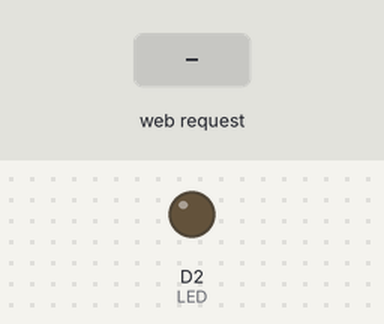
The sketch below on a simulated ESP8266 (NodeMCU). On the bench: output pins drawn as LEDs (lit = HIGH). The inputs (shaded band) are chosen by the test bench. WiFi joins after 1.5 s; servers stay silent unless stated; what the sketch prints to the serial monitor is not drawn.

Above: at 2.7 s.
2.8 s: HTTP request GET /LED=ON received
At 4.0 s:
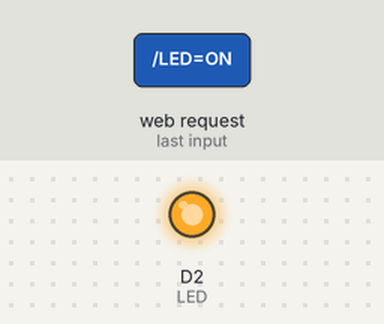
4.3 s: HTTP request GET /LED=OFF received
At 5.4 s:
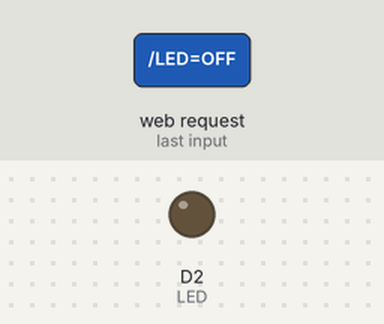
Timing chart, 0 to 7.3 s (numbered marks = the images above; inputs shaded):
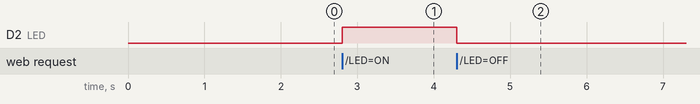

Measured:
- after the input at 2.8 s, D2 (LED): LOW → HIGH at once
- after the input at 4.3 s, D2 (LED): HIGH → LOW at once

The sketch:

DIT208_LAB02.ino
```cpp
#include <ESP8266WiFi.h>
#define LED D2
WiFiServer server(80);
void setup()
{
  Serial.begin(115200);
  pinMode(LED, OUTPUT);
  digitalWrite(LED, LOW);
  WiFi.begin("RSU-IOT", "1otRSU@6F00d");
  while (WiFi.status() != WL_CONNECTED)
  {
    delay(500);     Serial.print(".");
  }
  Serial.println("WiFi connected");
  server.begin();  // Starts the Server
  Serial.println("Server started");
  Serial.print("IP Address of network: "); // will IP address on Serial Monitor
  Serial.println(WiFi.localIP());
  Serial.print("Copy and paste the following URL: https://"); // Will print IP address in URL format
  Serial.print(WiFi.localIP());
  Serial.println("/");
}

void loop()
{
  WiFiClient client = server.available();
  if (!client)  {
    return;
  }
  Serial.println("Waiting for new client");
  while(!client.available()) {
    delay(1);
  }
  String request = client.readStringUntil('\r');
  Serial.println(request);
  client.flush();
  int value = LOW;
  if(request.indexOf("/LED=ON") != -1)  {
    digitalWrite(LED, HIGH); // Turn LED ON
    value = HIGH;
  }

    if(request.indexOf("/LED=OFF") != -1)  {
    digitalWrite(LED, LOW); // Turn LED OFF
    value = LOW;
  }
//*------------------HTML Page Code---------------------*//
  client.println("<!DOCTYPE HTML>");
  client.println("<html>");
  client.print(" CONTROL LED: ");
  if(value == HIGH)
    client.print("ON");
  else
    client.print("OFF");
  client.println("<br><br>");
  client.println("<a href=\"/LED=ON\"\"><button>ON</button></a>");
  client.println("<a href=\"/LED=OFF\"\"><button>OFF</button></a><br />");
  client.println("</html>");
  delay(1);
}
```
